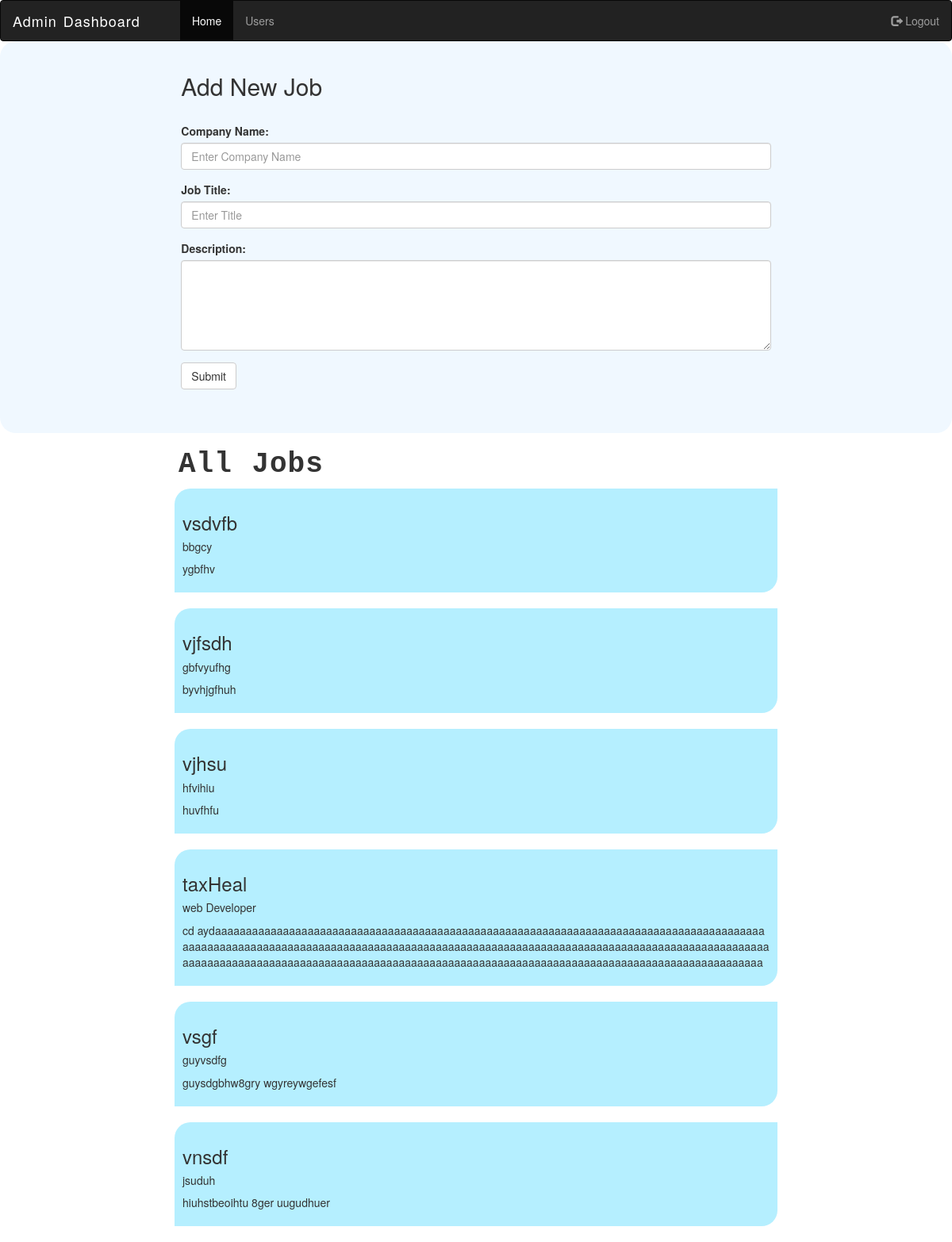
Page /index.php/Admin/dashboard (signed in) on the committed database.
### tables this page shows
CREATE TABLE `company` (
  `code` varchar(200) NOT NULL,
  `name` varchar(200) NOT NULL,
  `title` varchar(100) NOT NULL,
  `description` varchar(1000) NOT NULL
);

### application/controllers/Admin.php (called while the page is built, shortened)
<?php
class Admin extends CI_Controller {
	 public function __construct()
	 {
		$this->load->database();
		$this->load->helper('form');
		$this->load->helper('url');
        $this->load->model("admin/Admin_login");
        $this->load->model("admin/New_job");
		$this->load->helper('cookie');
	 }
    public function dashboard() {
        $message = $this->uri->segment(3);
        $this->load->view("admin/dashboard", $message);
    }
}

### index.php (called while the page is built, shortened)
<?php
require_once BASEPATH.'core/CodeIgniter.php';

### application/views/admin/dashboard.php (the view, shortened to what this page needs)
<!DOCTYPE HTML>
<html>
<head>
</head>
<body>
    <div class="container new-job">
        <div class="col-sm-2"></div>
        <div class="col-sm-8 ">
            <h2>Add New Job</h2><br>
            <div class="form-group">
                <form action="http://localhost/assignment_mvc_php/index.php/Admin/new_job" method="post">
                    <div class="form-group">
                        <label>Company Name:</label>
                        <input type="text" class="form-control" placeholder="Enter Company Name" name="company_name" required>
                    </div>
                    <div class="form-group">
                        <label >Job Title:</label>
                        <input type="text" class="form-control"  placeholder="Enter Title" name="title" required>
                    </div>
                    <div class="form-group">
                        <label >Description:</label>
                        <textarea class="form-control" rows="5" name="description" required></textarea>
                    </div>
                    <button type="submit" class="btn btn-default">Submit</button>
                </form><br>
            </div>
        </div>
        <div class="col-sm-2"></div>
    </div>
    <div class="container">
      <div class="col-sm-2"></div>
      <div class="col-sm-8">
        <h1 class="heading">All Jobs</h1>
      </div>
      <div class="col-sm-2"></div>
      <div class="container">
        <?php
            $query = $this->db->get("company");
            foreach ($query->result() as $row) {
        ?>
                <div class="col-sm-2"></div>
                <div class="col-sm-8 company-data">
                    <h3><?php echo $row->name ?></h3>
                    <h5><?php echo $row->title ?></h5>
                    <p><?php echo $row->description ?></p>
                 </div>
        <?php
            }
        ?>
        </div>
    </div>
</body>
</html>

### css/styles.css (style rules this page uses)
.new-job { background-color: aliceblue; width: 100%; border-radius: 2rem; box-shadow: rgba(red, green, blue, alpha); margin-top: -20px; padding: 2rem; }

### css/main.css (style rules this page uses)
.heading { letter-spacing: 1px; word-spacing: 2px; font-family: 'Courier New', Courier, monospace; font-weight: bolder; }
.container { width: 100%; }
.company-data { background-color: rgb(181, 239, 255); border-radius: 2rem 0rem; margin-right: 2rem; margin-bottom: 2rem; word-break: break-all; transition: 1s; padding: 1rem; }

### rows in the picture
company: name "vsdvfb", title "bbgcy", description "ygbfhv"
company: name "vjfsdh", title "gbfvyufhg", description "byvhjgfhuh"
company: name "vjhsu", title "hfvihiu", description "huvfhfu"
company: name "taxHeal", title "web Developer", description "cd aydaaaaaaaaaaaaaaaaaaaaaaaaaaaaaaaaaaaaaaaaaaaaaaaaaaaaaaaaaaaaaaaaaaaaaaaaaaaaaaaaaaaaaaaaaaaaaaaaaaaaaaaaaaaaaaaaaaaaaaaaaaaaaaaaaaaaaaaaaaaaaaaaaaaaaaaaaaaaaaaaaaaaaaaaaaaaaaaaaaaaaaaaaaaaaaaaaaaaaaaaaaaaaaaaaaaaaaaaaaaaaaaaaaaaaaaaaaaaaaaaaaaaaaaaaaaaaaaaaaaaaaaaaaaaaaaaaaaaaa"
company: name "vsgf", title "guyvsdfg", description "guysdgbhw8gry wgyreywgefesf"
company: name "vnsdf", title "jsuduh", description "hiuhstbeoihtu 8ger uugudhuer"
